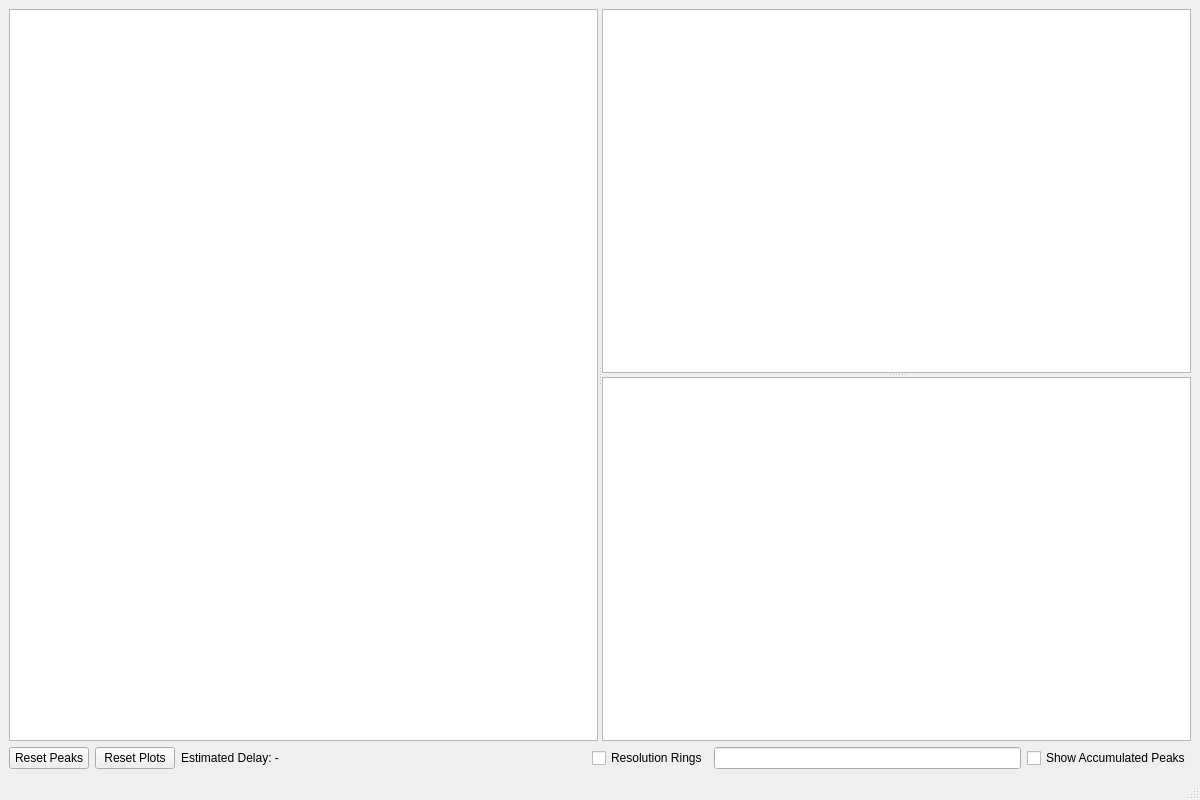
<?xml version="1.0" encoding="UTF-8"?>
<ui version="4.0">
 <class>mainWindow</class>
 <widget class="QMainWindow" name="mainWindow">
  <property name="geometry">
   <rect>
    <x>0</x>
    <y>0</y>
    <width>1200</width>
    <height>800</height>
   </rect>
  </property>
  <property name="windowTitle">
   <string>OnDA Crystallography</string>
  </property>
  <widget class="QWidget" name="centralwidget">
   <layout class="QGridLayout" name="gridLayout">
    <item row="0" column="0">
     <layout class="QVBoxLayout" name="verticalLayout0">
      <item>
       <widget class="QSplitter" name="splitter0">
        <property name="sizePolicy">
         <sizepolicy hsizetype="Expanding" vsizetype="Preferred">
          <horstretch>0</horstretch>
          <verstretch>1</verstretch>
         </sizepolicy>
        </property>
        <property name="orientation">
         <enum>Qt::Horizontal</enum>
        </property>
        <widget class="ImageView" name="imageView"/>
        <widget class="QSplitter" name="splitter1">
         <property name="orientation">
          <enum>Qt::Vertical</enum>
         </property>
         <widget class="PlotWidget" name="hitRatePlotWidget"/>
         <widget class="PlotWidget" name="saturationPlotViewer"/>
        </widget>
       </widget>
      </item>
      <item>
       <layout class="QHBoxLayout" name="horizontalLayout0">
        <item>
         <widget class="QPushButton" name="resetPeaksButton">
          <property name="text">
           <string>Reset Peaks</string>
          </property>
         </widget>
        </item>
        <item>
         <widget class="QPushButton" name="resetPlotsButton">
          <property name="text">
           <string>Reset Plots</string>
          </property>
         </widget>
        </item>
        <item>
         <widget class="QLabel" name="delayLabel">
          <property name="text">
           <string>Estimated Delay: -</string>
          </property>
         </widget>
        </item>
        <item>
         <spacer name="horizontalSpacer">
          <property name="orientation">
           <enum>Qt::Horizontal</enum>
          </property>
          <property name="sizeHint" stdset="0">
           <size>
            <width>40</width>
            <height>20</height>
           </size>
          </property>
         </spacer>
        </item>
        <item>
         <widget class="QCheckBox" name="resolutionRingsCheckBox">
          <property name="text">
           <string>Resolution Rings</string>
          </property>
         </widget>
        </item>
        <item>
         <widget class="QLineEdit" name="resolutionRingsLineEdit"/>
        </item>
        <item>
         <widget class="QCheckBox" name="accumulatedPeaksCheckBox">
          <property name="text">
           <string>Show Accumulated Peaks</string>
          </property>
         </widget>
        </item>
       </layout>
      </item>
     </layout>
    </item>
   </layout>
  </widget>
  <widget class="QStatusBar" name="statusbar"/>
 </widget>
 <customwidgets>
  <customwidget>
   <class>PlotWidget</class>
   <extends>QGraphicsView</extends>
   <header location="global">pyqtgraph</header>
  </customwidget>
  <customwidget>
   <class>ImageView</class>
   <extends>QGraphicsView</extends>
   <header location="global">pyqtgraph</header>
  </customwidget>
 </customwidgets>
 <resources/>
 <connections/>
</ui>
